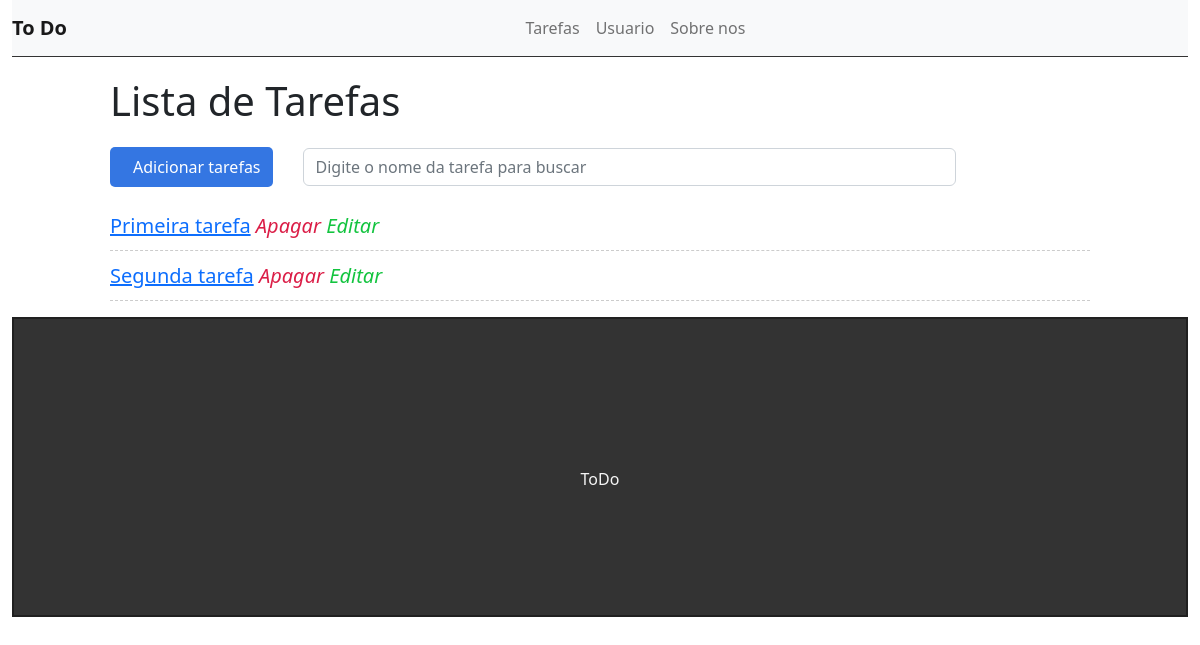
Before: / with the older database file.
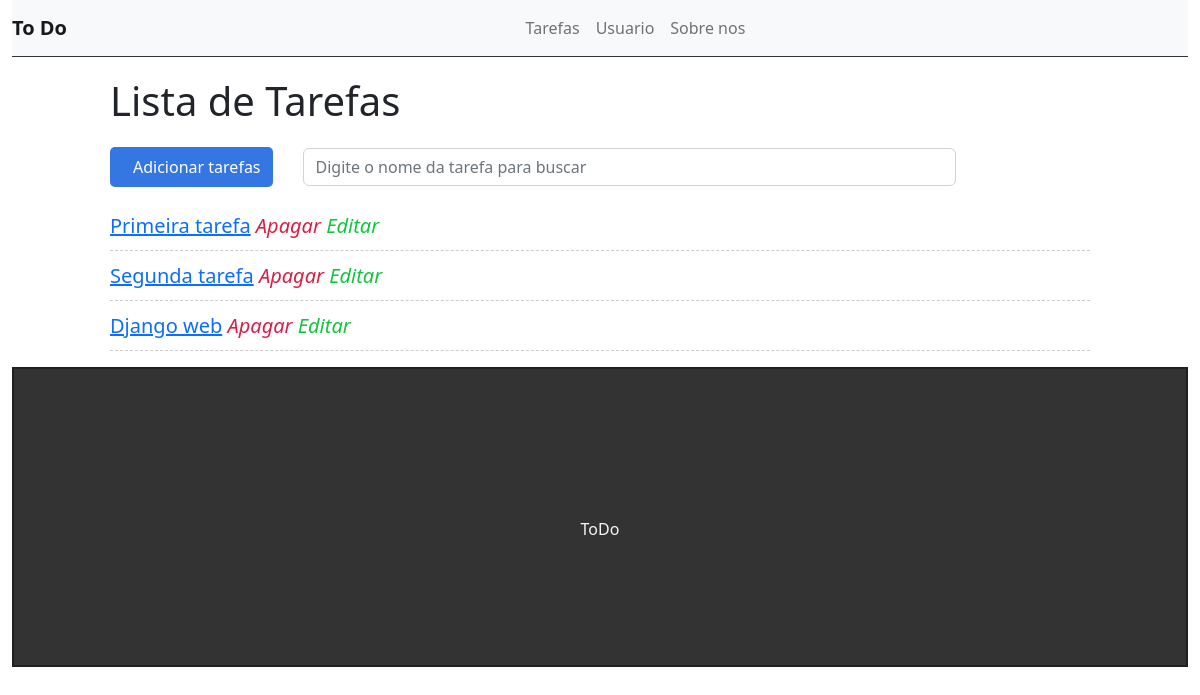
After: the same page with the newer database file.
### tasks/models.py (models this page shows, shortened)
class Task(models.Model):
    STATUS = (
        ('doing', 'Doing'),
        ('done', 'Done')
    )
    title = models.CharField(max_length=255)
    description = models.TextField()
    done = models.CharField(
        max_length=5,
        choices=STATUS,
    )
    created_at = models.DateTimeField(auto_now_add=True)
    updated_at = models.DateTimeField(auto_now=True)

### tasks/views.py (the view)
# urls.py: path('', views.taskList, name='task-list'),
def taskList(request):
    tasks = Task.objects.all
    return render(request, 'tasks/list.html', {'tasks': tasks})

### tasks/templates/tasks/list.html (shortened to what this page needs)
{% extends 'base.html' %}
{% block content %}
    <div class="offset-1 col-10 list-div">
        <h1>Lista de Tarefas</h1>
        <div class="col-2 add-div">
            Adicionar tarefas
        </div>
        <div class="col-8 search-div">
            <input class="form-control" type="text" name="search" id="search" placeholder="Digite o nome da tarefa para buscar"/>
        </div>
        <ul class="task-list">
            {% for task in tasks %}
                <li class="task-item">
                    <span><a href="/task/{task.id}">{{task.title}}</a></span>
                    <span><i class="fas fa-trash">Apagar</i></span>
                    <span><i class="fas fa-edit">Editar</i></span>
                </li>
            {% endfor %}
        </ul>
    </div>
{% endblock %}

Changed rows visible on the page:
added Task: title "Django web"
